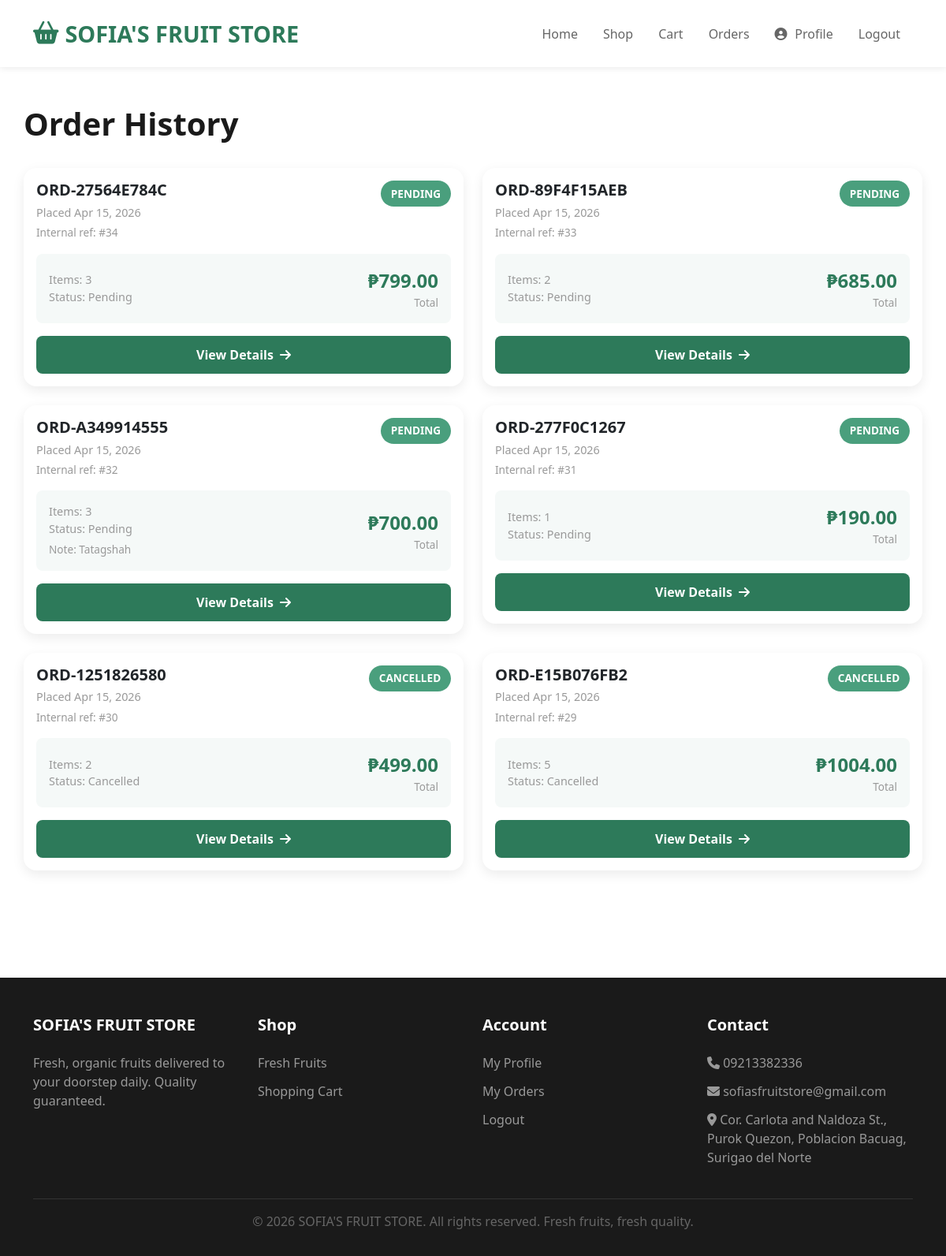
The app's page /orders/history/ (signed in) with its own data.
### fruit_store/orders_app/models.py (models this page shows, shortened)
class Order(models.Model):
    STATUS_CHOICES = [
        ('pending', 'Pending'),
        ('paid', 'Paid'),
        ('shipped', 'Shipped'),
        ('delivered', 'Delivered'),
        ('cancelled', 'Cancelled'),
    ]
    user = models.ForeignKey(User, on_delete=models.CASCADE)
    order_code = models.CharField(max_length=20, unique=True, blank=True)
    total_price = models.DecimalField(max_digits=10, decimal_places=2)
    customer_note = models.TextField(blank=True)
    status = models.CharField(max_length=10, choices=STATUS_CHOICES, default='pending')
    created_at = models.DateTimeField(auto_now_add=True)
    updated_at = models.DateTimeField(auto_now=True)
    @property
    def can_cancel(self):
        cancellable_statuses = {'pending', 'paid'}
        return (
            self.status in cancellable_statuses
            and timezone.now() <= self.created_at + timedelta(hours=3)
        )

### fruit_store/orders_app/views.py (the view)
# urls.py: path('history/', views.order_history, name='order_history'),
@login_required(login_url='accounts:login')
def order_history(request):
    try:
        orders = Order.objects.filter(user=request.user).order_by('-created_at')
    except DatabaseError:
        messages.error(
            request,
            'Your order history is temporarily unavailable while the database is being configured.'
        )
        orders = Order.objects.none()
    paginator = Paginator(orders, 10)
    page = request.GET.get('page', 1)
    orders = paginator.get_page(page)
    context = {'orders': orders}
    return render(request, 'orders/order_history.html', context)

### templates/orders/order_history.html (shortened to what this page needs)
{% extends "base.html" %}
{% block content %}
<div class="container-xl" style="padding: 3rem 0;">
    <h1 style="font-weight: 700; margin-bottom: 2rem; color: #1a1a1a;">Order History</h1>
    {% if orders %}
    <div class="row">
        {% for order in orders %}
        <div class="col-md-6 mb-4">
            <div class="card" style="border: none; box-shadow: 0 5px 15px rgba(0,0,0,0.08); border-radius: 1rem; cursor: pointer; transition: all 0.3s;"
                 onmouseover="this.style.transform='translateY(-5px)'; this.style.boxShadow='0 15px 30px rgba(0,0,0,0.15)';"
                 onmouseout="this.style.transform='translateY(0)'; this.style.boxShadow='0 5px 15px rgba(0,0,0,0.08)';">
                <div class="card-body">
                    <div style="display: flex; justify-content: space-between; align-items: flex-start; margin-bottom: 1rem;">
                        <div>
                            <h5 style="font-weight: 700; margin-bottom: 0.35rem;">{{ order.order_code }}</h5>
                            <p style="color: #999; margin: 0; font-size: 0.9rem;">Placed {{ order.created_at|date:"M d, Y" }}</p>
                            <p style="color: #999; margin: 0.3rem 0 0; font-size: 0.85rem;">Internal ref: #{{ order.id }}</p>
                        </div>
                        <span style="background: var(--light-green); color: white; padding: 0.4rem 0.8rem; border-radius: 20px; font-size: 0.85rem; font-weight: 600;">
                            {{ order.status|upper }}
                        </span>
                    </div>
                    <div style="background: var(--light-bg); padding: 1rem; border-radius: 0.5rem; margin-bottom: 1rem; margin-top: 1rem;">
                        <div style="display: flex; justify-content: space-between; align-items: center;">
                            <div>
                                <p style="color: #999; margin: 0; font-size: 0.9rem;">Items: {{ order.orderitem_set.count }}</p>
                                <p style="color: #999; margin: 0; font-size: 0.9rem;">Status: {{ order.get_status_display }}</p>
                                {% if order.customer_note %}
                                <p style="color: #999; margin: 0.35rem 0 0; font-size: 0.85rem;">Note: {{ order.customer_note|truncatechars:55 }}</p>
                                {% endif %}
                            </div>
                            <div style="text-align: right;">
                                <div style="font-size: 1.5rem; font-weight: 700; color: var(--primary-green);">₱{{ order.total_price }}</div>
                                <p style="color: #999; margin: 0; font-size: 0.85rem;">Total</p>
                            </div>
                        </div>
                    </div>
                    <div style="display: flex; gap: 0.75rem; flex-wrap: wrap;">
                        <a href="{% url 'orders:order_detail' order.id %}" class="btn-primary-custom" style="flex: 1 1 180px; justify-content: center; padding: 0.75rem;">
                            View Details
                            <i class="fas fa-arrow-right"></i>
                        </a>
                    </div>
                </div>
            </div>
        </div>
        {% endfor %}
    </div>
    {% endif %}
</div>
{% endblock %}

### templates/base.html (shortened to what this page needs)
<!DOCTYPE html>
<html lang="en">
<head>
    <link href="https://cdn.jsdelivr.net/npm/bootstrap@5.3.0/dist/css/bootstrap.min.css" rel="stylesheet">
    <link href="https://cdnjs.cloudflare.com/ajax/libs/font-awesome/6.4.0/css/all.min.css" rel="stylesheet">
</head>
<body>
    <nav class="navbar navbar-expand-lg navbar-light">
        <div class="container-xl">
            <a class="navbar-brand" href="/">
                <i class="fas fa-shopping-basket"></i>
                SOFIA'S FRUIT STORE
            </a>
            <div class="collapse navbar-collapse" id="navbarNav">
                <ul class="navbar-nav ms-auto">
                    <li class="nav-item">
                        <a class="nav-link {% if request.resolver_match.url_name == 'home' %}active{% endif %}" href="{% url 'products:home' %}">Home</a>
                    </li>
                    <li class="nav-item">
                        <a class="nav-link" href="{% url 'products:product_list' %}">Shop</a>
                    </li>
                    <li class="nav-item">
                        <a class="nav-link" href="{% url 'orders:cart' %}">Cart</a>
                    </li>
                    <li class="nav-item">
                        <a class="nav-link" href="{% url 'orders:order_history' %}">Orders</a>
                    </li>
                    {% if user.is_authenticated %}
                    <li class="nav-item">
                        <a class="nav-link {% if request.resolver_match.url_name == 'profile' %}active{% endif %}" href="{% url 'accounts:profile' %}">
                            <i class="fas fa-user-circle" style="margin-right: 0.35rem;"></i>
                            Profile
                        </a>
                    </li>
                    <li class="nav-item">
                        <form method="post" action="{% url 'accounts:logout' %}" class="logout-form">
                            <button type="submit" class="nav-link logout-link" onclick="return confirmLogout();">Logout</button>
                        </form>
                    </li>
                    {% else %}
                    <li class="nav-item">
                        <a class="nav-link" href="{% url 'accounts:login' %}">Login</a>
                    </li>
                    {% endif %}
                </ul>
            </div>
        </div>
    </nav>
    {% block content %}{% endblock %}
    <footer>
        <div class="container-xl">
            <div class="row">
                <div class="col-md-3 mb-4">
                    <h5>SOFIA'S FRUIT STORE</h5>
                    <p>Fresh, organic fruits delivered to your doorstep daily. Quality guaranteed.</p>
                </div>
                <div class="col-md-3 mb-4">
                    <h5>Shop</h5>
                    <ul>
                        <li><a href="{% url 'products:product_list' %}?category=1">Fresh Fruits</a></li>
                        <li><a href="{% url 'orders:cart' %}">Shopping Cart</a></li>
                    </ul>
                </div>
                <div class="col-md-3 mb-4">
                    <h5>Account</h5>
                    <ul>
                        {% if user.is_authenticated %}
                        <li><a href="{% url 'accounts:profile' %}">My Profile</a></li>
                        <li><a href="{% url 'orders:order_history' %}">My Orders</a></li>
                        <li>
                            <form method="post" action="{% url 'accounts:logout' %}" class="logout-form">
                                <button type="submit" class="logout-link" onclick="return confirmLogout();">Logout</button>
                            </form>
                        </li>
                        {% else %}
                        <li><a href="{% url 'accounts:register' %}">Register</a></li>
                        <li><a href="{% url 'accounts:login' %}">Login</a></li>
                        {% endif %}
                    </ul>
                </div>
                <div class="col-md-3 mb-4">
                    <h5>Contact</h5>
                    <ul>
                        <li><i class="fas fa-phone"></i> 09213382336</li>
                        <li><i class="fas fa-envelope"></i> sofiasfruitstore@gmail.com</li>
                        <li><i class="fas fa-map-marker-alt"></i> Cor. Carlota and Naldoza St., Purok Quezon, Poblacion Bacuag, Surigao del Norte</li>
                    </ul>
                </div>
            </div>
            <div class="footer-bottom">
                <p>&copy; 2026 SOFIA'S FRUIT STORE. All rights reserved. Fresh fruits, fresh quality.</p>
            </div>
        </div>
    </footer>
</body>
</html>

### templates/base.html (style rules this page uses)
:root { --primary-green: #2d7a5a; --light-green: #4a9f7d; --accent-green: #1f5540; --light-bg: #f5f9f8; }
* { margin: 0; padding: 0; box-sizing: border-box; }
body { font-family: 'Segoe UI', Tahoma, Geneva, Verdana, sans-serif; color: #333; background-color: #fff; }
.navbar { background: #fff; box-shadow: 0 2px 8px rgba(0, 0, 0, 0.08); padding: 1rem 0; position: sticky; top: 0; z-index: 100; }
.navbar-brand { font-size: 1.8rem; font-weight: 700; color: var(--primary-green) !important; display: flex; align-items: center; gap: 0.5rem; }
.navbar-brand i { font-size: 1.8rem; }
.nav-link { color: #666 !important; font-weight: 500; margin: 0 0.5rem; transition: color 0.3s; }
.navbar-nav { margin-left: auto; align-items: center; }
.logout-form { margin: 0; }
.logout-link { background: none; border: none; color: #666 !important; font-weight: 500; margin: 0 0.5rem; padding: 0.5rem 0; cursor: pointer; transition: color 0.3s; }
footer .logout-link { color: #999 !important; margin: 0; padding: 0; font-weight: 400; }
.btn-primary-custom { background: var(--primary-green); color: white; padding: 0.75rem 2rem; border: none; border-radius: 0.5rem; font-weight: 600; font-size: 1rem; cursor: pointer; transition: all 0.3s; display: inline-flex; align-items: center; gap: 0.5rem; text-decoration: none; }
footer { background: #1a1a1a; color: #999; padding: 3rem 0 1rem; margin-top: 4rem; }
footer h5 { color: white; font-weight: 700; margin-bottom: 1.5rem; }
footer a { color: #999; text-decoration: none; transition: color 0.3s; }
footer ul { list-style: none; padding: 0; }
footer li { margin-bottom: 0.75rem; }
.footer-bottom { border-top: 1px solid #333; padding-top: 1rem; text-align: center; color: #666; }

### records on screen
Order: order_code "ORD-27564E784C", created_at "Apr 15, 2026", id "34", status "PENDING", orderitem_set.count "3", status "Pending", total_price "799.00"
Order: order_code "ORD-89F4F15AEB", created_at "Apr 15, 2026", id "33", status "PENDING", orderitem_set.count "2", status "Pending", total_price "685.00"
Order: order_code "ORD-A349914555", created_at "Apr 15, 2026", id "32", status "PENDING", orderitem_set.count "3", status "Pending", customer_note "Tatagshah", total_price "700.00"
Order: order_code "ORD-277F0C1267", created_at "Apr 15, 2026", id "31", status "PENDING", orderitem_set.count "1", status "Pending", total_price "190.00"
Order: order_code "ORD-1251826580", created_at "Apr 15, 2026", id "30", status "CANCELLED", orderitem_set.count "2", status "Cancelled", total_price "499.00"
Order: order_code "ORD-E15B076FB2", created_at "Apr 15, 2026", id "29", status "CANCELLED", orderitem_set.count "5", status "Cancelled", total_price "1004.00"
